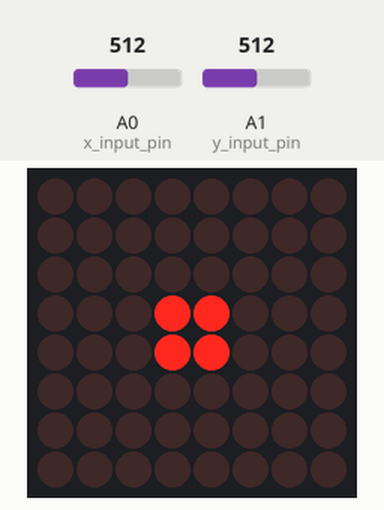
A sketch run on a simulated Arduino Uno, built with avr-gcc and run on an emulated ATmega328P. Shown: 8×8 LED matrix. The test bench sets the inputs (shaded band); at power-on: A0 (x_input_pin) = 512, A1 (y_input_pin) = 512.

Above: at 1.2 s.
1.3 s: A0 (x_input_pin) set to 784
2.8 s: A0 (x_input_pin) set to 811
At 3.01 s:
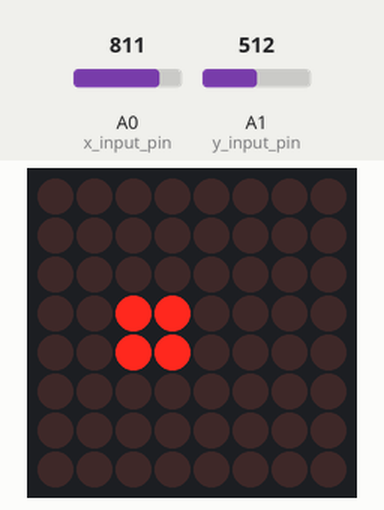
At 3.8 s:
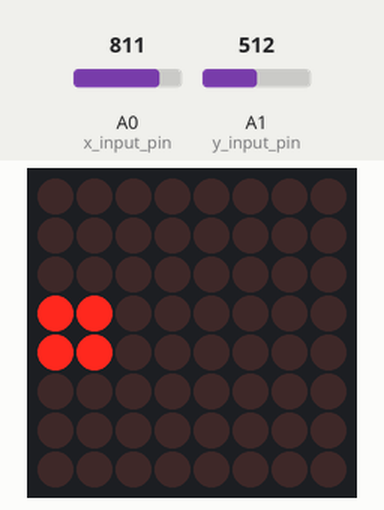
4.6 s: A1 (y_input_pin) set to 798
6.1 s: A1 (y_input_pin) set to 821
At 6.9 s:
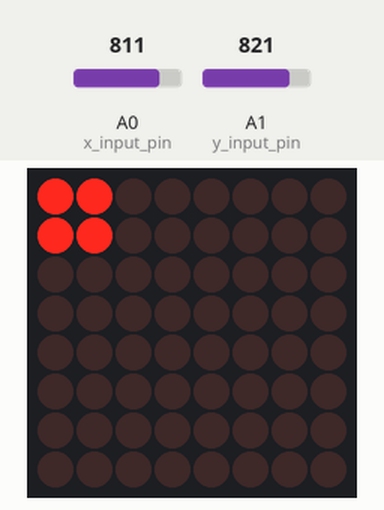
8.0 s: A0 (x_input_pin) set to 211
9.5 s: A0 (x_input_pin) set to 191
At 11.2 s:
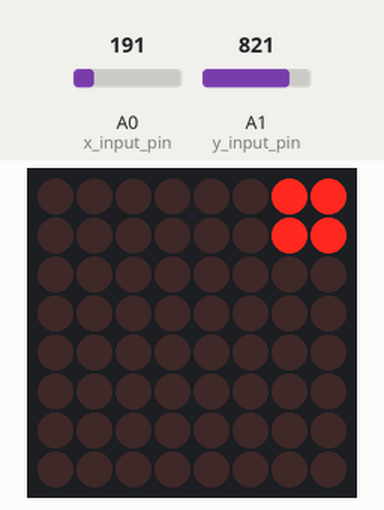
Timing chart, 0 to 12.6 s (numbered marks = the images above; inputs shaded):
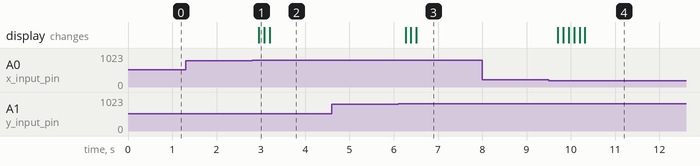

Measured:
- the behaviour switches between 801 and 802 on A0 (x_input_pin) (found by bisection; images 0 and 1)
- the behaviour switches between 811 and 812 on A1 (y_input_pin) (found by bisection; images 2 and 3)
- the behaviour switches between 203 and 202 on A0 (x_input_pin) (found by bisection; images 3 and 4)
- after the input at 1.3 s, every drawn part: stays the same
- after the input at 2.8 s, the display: changes after 0.15 s (image 1)
- after the input at 4.6 s, every drawn part: stays the same
- after the input at 6.1 s, the display: first changes after 0.17 s (image 3 shows a later state)
- after the input at 8.0 s, every drawn part: stays the same
- after the input at 9.5 s, the display: first changes after 0.21 s (image 4 shows a later state)

The sketch:

demo.ino
```cpp
#include <Wire.h>
#include <Adafruit_GFX.h>
#include "Adafruit_LEDBackpack.h"

Adafruit_8x8matrix matrix = Adafruit_8x8matrix();

#define matrix_I2C_address 0x70

// analog input pins
#define x_input_pin A0
#define y_input_pin A1

#define x_offset 502
#define y_offset 512

int x;
int y;

void setup() {
  Serial.begin(115200);
  Wire.begin();

  matrix.begin(matrix_I2C_address);

  // set initial position
  x = 3;
  y = 3;
}

void loop() {
  matrix.clear();
  matrix.drawPixel(x, y, LED_ON);
  matrix.drawPixel(x, y + 1, LED_ON);
  matrix.drawPixel(x + 1, y, LED_ON);
  matrix.drawPixel(x + 1, y + 1, LED_ON);
  matrix.writeDisplay();

  int x_input = analogRead(x_input_pin) - x_offset;
  int y_input = analogRead(y_input_pin) - y_offset;

  x -= x_input / 300;
  y -= y_input / 300;

  x = constrain(x, 0, 6);
  y = constrain(y, 0, 6);

  delay(120);
}
```
